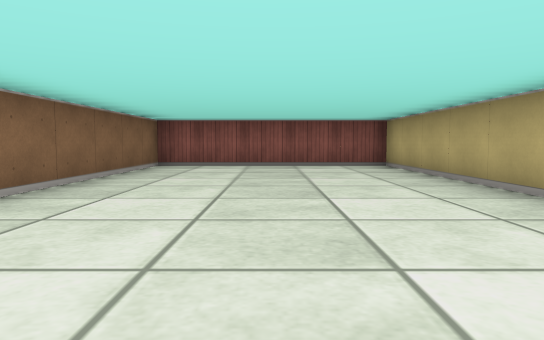
View 1 (above)

24 first-person views from a walk through a cub3D level. The camera is about half as high as the walls, tilts 4° down and sees 70° across. The floor is counted in squares. Each view is taken from the middle of a square. On the plan, view 1 faces up. The plan holds only what a view shows up to about 9 squares ahead; the rest is blank.

View 2
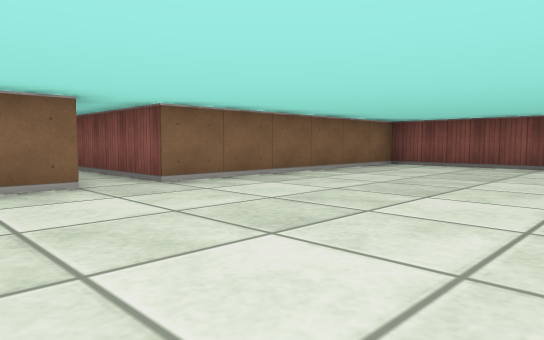

View 3
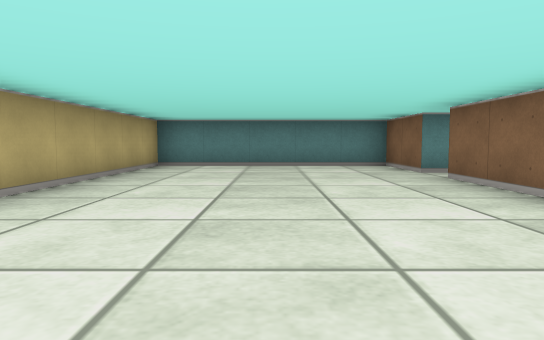

View 4
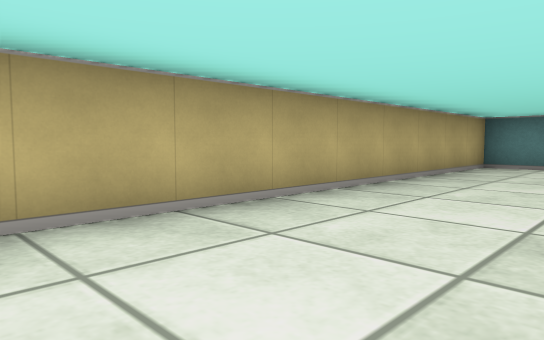

View 5
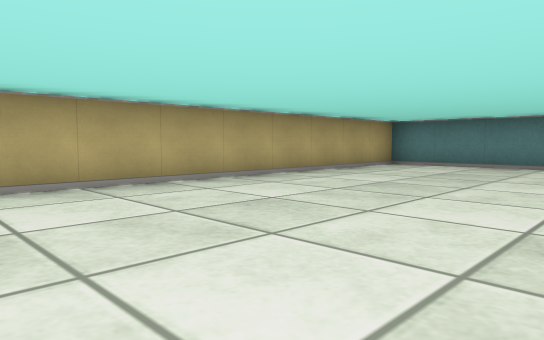

View 6
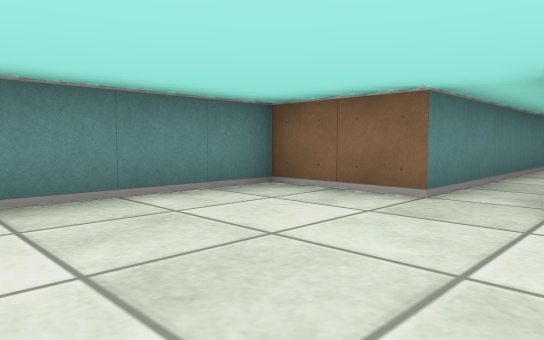

View 7
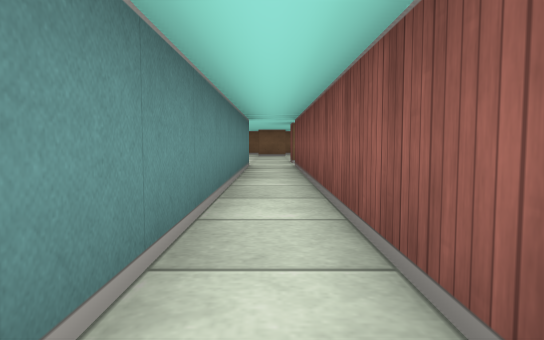

View 8
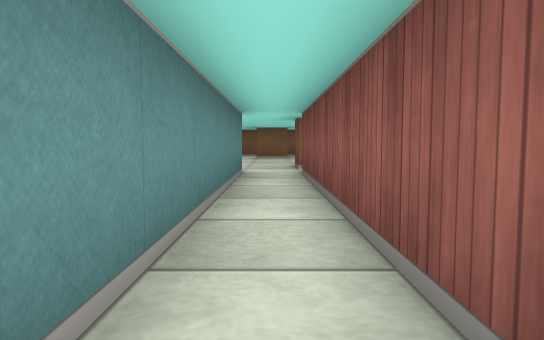

View 9
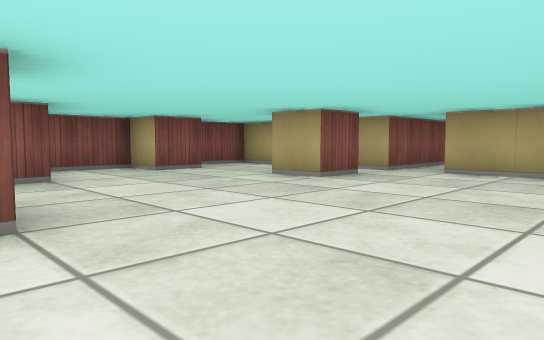

View 10
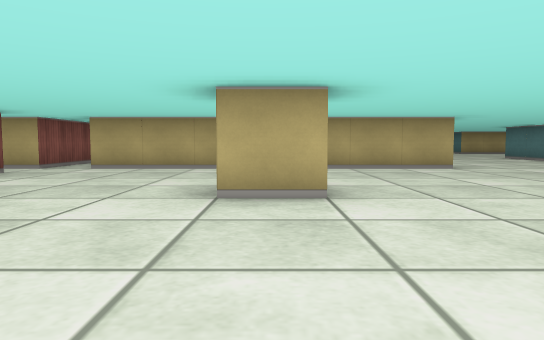

View 11
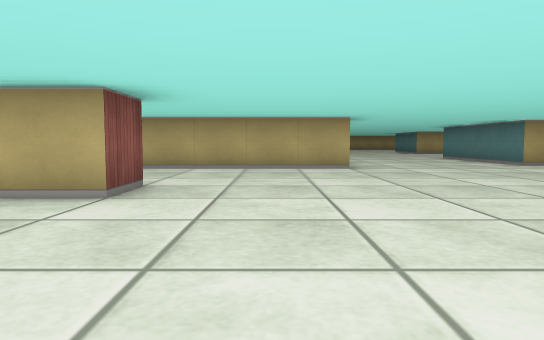

View 12
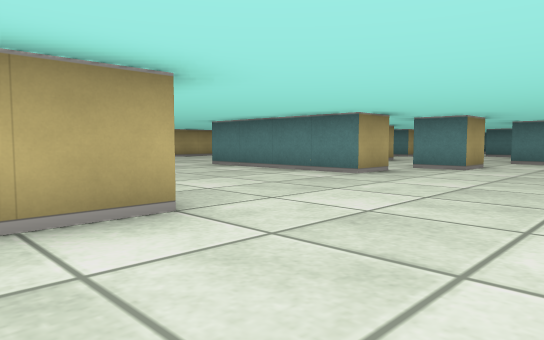

View 13
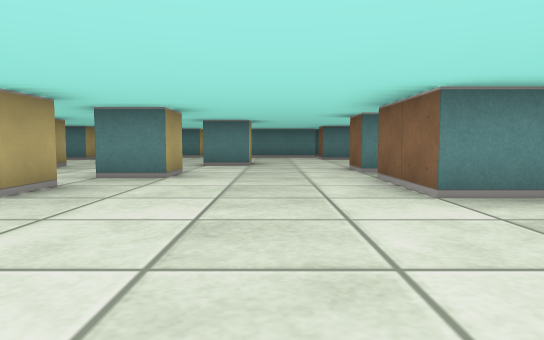

View 14
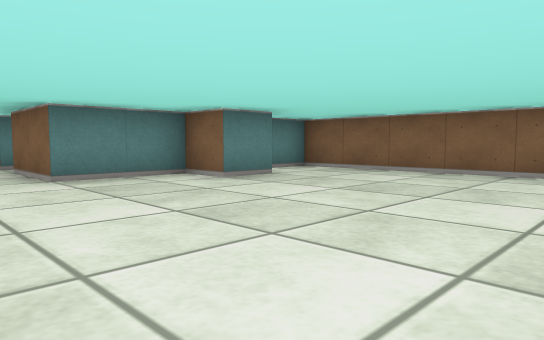

View 15
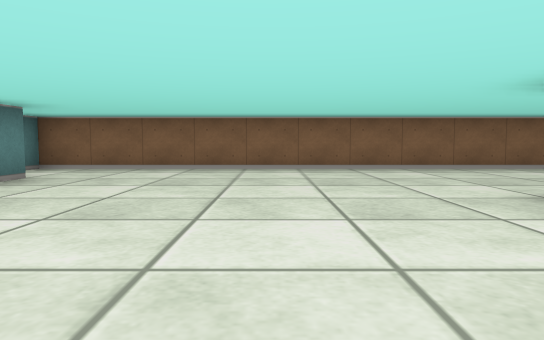

View 16
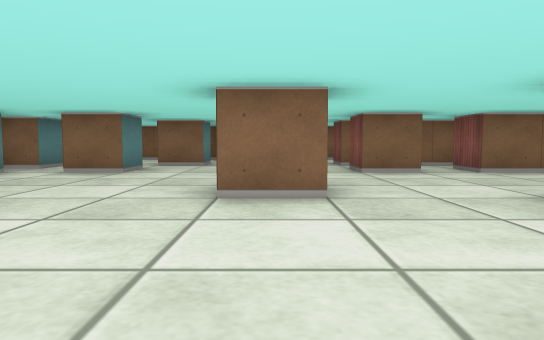

View 17
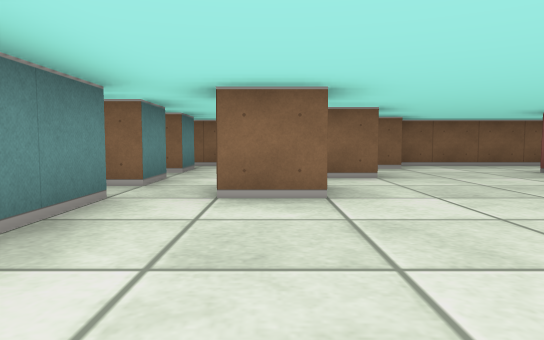

View 18
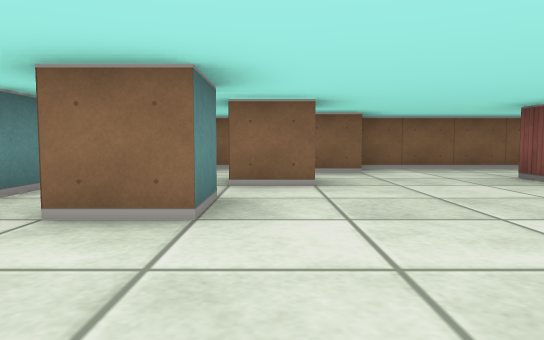

View 19
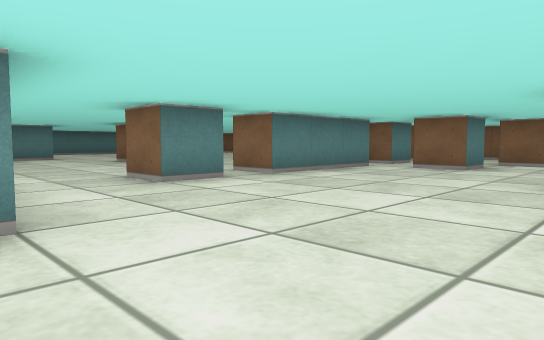

View 20
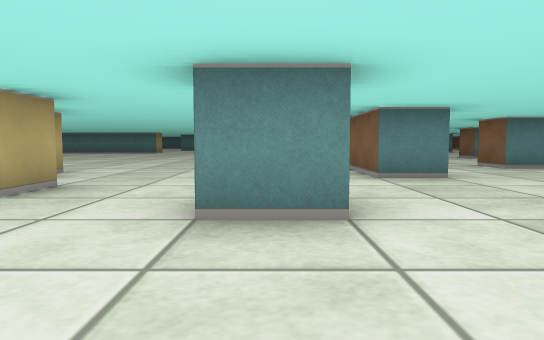

View 21
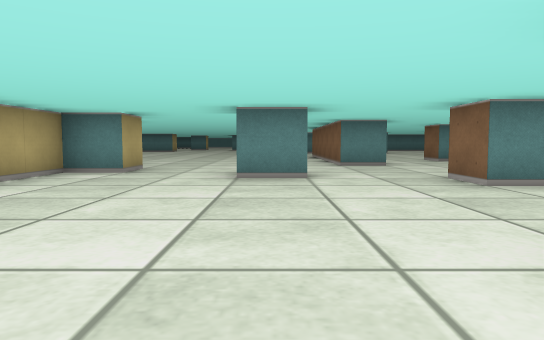

View 22
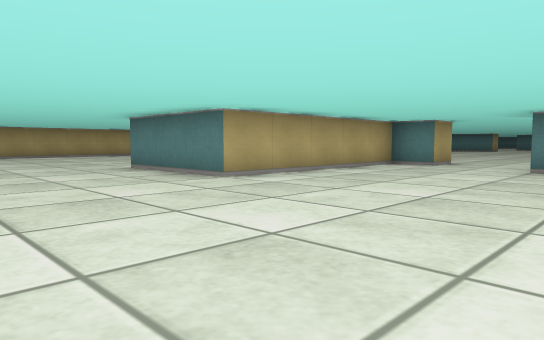

View 23
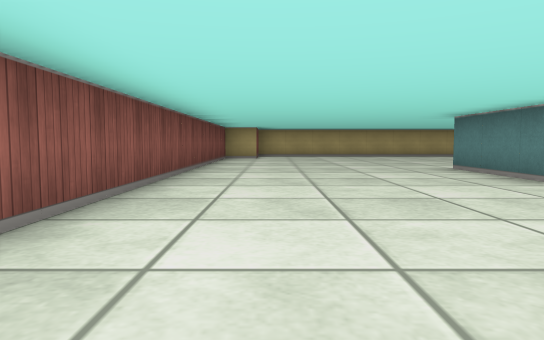

View 24
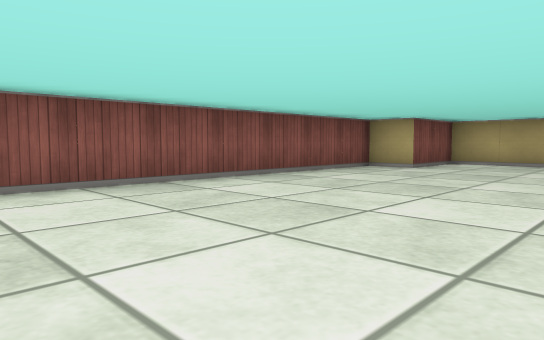

### Floor plan
Points are (right, up) in squares from view 1. A wall is a line through its corners. A room is listed if a view was taken in it or the views show most of it. See-through windows are left out.
Room 1 (views 1, 2, 3, 4, 5, 6)
walls: (-2.5, 1.5) (-2.5, -0.5) (2.5, -0.5) (2.5, 8.5) (-2.5, 8.5) (-2.5, 2.5)
ways out: opening at (-2, 2) to room 2
Room 2 (views 7, 8, 9, 10, 11, 12, 13, 14, 15, 16, 17, 18, 19, 20, 21, 22, 23, 24)
walls: (-6.6, -14.5) (-5.5, -14.5); (-9.2, -13.5) (-8.5, -13.5) (-8.5, -14.5); (-9.5, -14.5) (-9.5, -14); (-3.5, -16.5) (-3.5, -15.5) (-2.5, -15.5) (-2.5, -10.5) (0.5, -10.5); (-8.6, -17.5) (-7.5, -17.5) (-7.5, -19.5); (-11.5, -10.5) (-11.5, -9.5) (-7.6, -9.5); (-12.5, -12.5) (-12.5, -11.5) (-11.5, -11.5); (-13.5, -15) (-13.5, -14.5) (-12.5, -14.5) (-12.5, -15.5); (-15.5, -12.4) (-15.5, -13.5) (-16.5, -13.5); (-12.5, -5.6) (-12.5, 1.5) (-2.5, 1.5); (-15.6, -19.5) (-12.5, -19.5); (-16.5, -17.5) (-15.5, -17.5) (-15.5, -18.5); (-17.5, -13.5) (-18.5, -13.5); (-17.5, -11) (-17.5, -11.8); (-18.1, -16.5) (-17.5, -16.5) (-17.5, -17.5); (-17.5, -19.5) (-16.5, -19.5); (-19.5, -15.4) (-19.5, -16.4); (-18.5, -8.5) (-17.5, -8.5) (-17.5, -9.5) (-15.5, -9.5) (-15.5, -11.5) (-16.5, -11.5); (7.5, -8.4) (7.5, -6.5) (5.5, -6.5) (5.5, -5.5) (-5, -5.5); (-20.5, -12) (-20.5, -15.4); (-15.5, -2.5) (-16.5, -2.5) (-16.5, -1.5); (-2.5, 2.5) (-12.5, 2.5) (-12.5, 3.2); (-13.4, 2.5) (-14.5, 2.5) (-14.5, 3.5); (-20.5, 0.2) (-20.5, -9.5) (-19.5, -9.5); (-14.4, 5.5) (-15.5, 5.5) (-15.5, 6.5) (-17, 6.5); (-17.4, 4.5) (-18, 4.5)
ways out: opening at (-2, 2) to room 1; opening at (-19, -18.3); opening at (-10.5, -18.2)

Where each view was taken, in squares from view 1:
view 1: 0 up, 0 right, facing up
view 2: 0 up, 2 right, facing up-left
view 3: 8 up, 0 right, facing down
view 4: 8 up, 0 right, facing down-right
view 5: 8 up, 2 left, facing down-right
view 6: 3 up, 1 right, facing down-left
view 7: 2 up, 4 left, facing left
view 8: 2 up, 6 left, facing left
view 9: 1 down, 19 left, facing up-right
view 10: 2 down, 20 left, facing right
view 11: 4 down, 20 left, facing right
view 12: 4 down, 15 left, facing down-right
view 13: 6 down, 14 left, facing down
view 14: 4 down, 14 left, facing down-left
view 15: 5 down, 13 left, facing left
view 16: 15 down, 9 left, facing left
view 17: 18 down, 12 left, facing left
view 18: 17 down, 13 left, facing left
view 19: 15 down, 8 left, facing down-left
view 20: 12 down, 6 left, facing down
view 21: 9 down, 6 left, facing down
view 22: 7 down, 7 left, facing down-right
view 23: 7 down, 7 left, facing right
view 24: 10 down, 2 left, facing up-right
